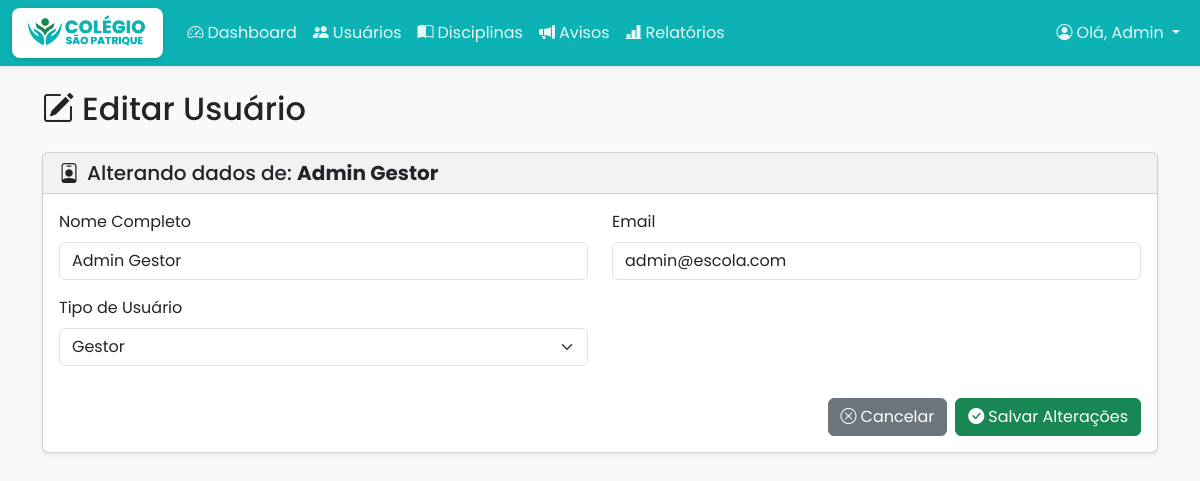
The page /usuario/1/editar (signed in) on the database its author committed.
### tables this page shows
CREATE TABLE usuario (
    id INTEGER PRIMARY KEY AUTOINCREMENT,
    nome TEXT NOT NULL,
    email TEXT UNIQUE NOT NULL,
    senha TEXT NOT NULL,
    tipo_usuario TEXT NOT NULL CHECK(tipo_usuario IN ('gestor', 'professor', 'aluno', 'responsavel'))
);

### app.py (the view, shortened to what this page needs)
@app.route('/usuario/<int:usuario_id>/editar', methods=('GET', 'POST'))
@role_required('gestor')
def editar_usuario(usuario_id):
    conn = get_db_connection()
    usuario = conn.execute('SELECT * FROM usuario WHERE id = ?', (usuario_id,)).fetchone()
    filhos_associados = []
    outros_alunos = []
    conn.close()
    return render_template('editar_usuario.html',
                           usuario=usuario,
                           filhos_associados=filhos_associados,
                           outros_alunos=outros_alunos)

### app.py (called while the page is built, shortened)
def role_required(*allowed_roles):
    def decorator(f):
        @wraps(f)
        def decorated_function(*args, **kwargs):
            if "user_id" not in session:
                flash("Você precisa estar logado para acessar esta página.", "warning")
                return redirect(url_for("login"))
            user_role = session.get("user_type") # Usar user_type conforme definido no login
            return f(*args, **kwargs)
        return decorated_function
    return decorator

def get_db_connection():
    conn = sqlite3.connect('escola.db')
    conn.row_factory = sqlite3.Row
    return conn

### templates/editar_usuario.html (shortened to what this page needs)
{% extends 'base.html' %}
{% block content %}
<h2 class="mb-4"><i class="bi bi-pencil-square me-2"></i>Editar Usuário</h2>
<div class="card shadow-sm mb-4">
    <div class="card-header">
        <h5 class="mb-0"><i class="bi bi-person-badge me-2"></i>Alterando dados de: <strong>{{ usuario['nome'] }}</strong></h5>
    </div>
    <div class="card-body">
        <form method="post">
            <div class="row">
                <div class="col-md-6 mb-3">
                    <label for="nome" class="form-label">Nome Completo</label>
                    <input type="text" name="nome" id="nome" class="form-control" value="{{ usuario['nome'] }}" required>
                </div>
                <div class="col-md-6 mb-3">
                    <label for="email" class="form-label">Email</label>
                    <input type="email" name="email" id="email" class="form-control" value="{{ usuario['email'] }}" required>
                </div>
            </div>
            <div class="row">
                <div class="col-md-6 mb-3">
                    <label for="tipo_usuario" class="form-label">Tipo de Usuário</label>
                    <select name="tipo_usuario" id="tipo_usuario" class="form-select" required>
                        <option value="gestor" {% if usuario['tipo_usuario'] == 'gestor' %}selected{% endif %}>Gestor</option>
                    </select>
                </div>
            </div>
            <div class="d-flex justify-content-end mt-3">
                <a href="{{ url_for('usuarios') }}" class="btn btn-secondary me-2">
                    <i class="bi bi-x-circle me-1"></i>Cancelar
                </a>
                <button type="submit" class="btn btn-success">
                    <i class="bi bi-check-circle-fill me-1"></i>Salvar Alterações
                </button>
            </div>
        </form>
    </div>
</div>
{% endblock %}

### static/css/style.css (style rules this page uses)
:root { --cor-primaria: #0db3b4; --cor-secundaria: #9fa7ae; --cor-sucesso: #198754; --cor-perigo: #dc3545; --cor-aviso: #ffc107; --cor-info: #07a1a1; --cor-fundo: #f8f9fa; --cor-texto: #212529; }
body { font-family: 'Poppins', sans-serif; background-color: var(--cor-fundo); color: var(--cor-texto); }
.card-header { background-color: rgba(0, 0, 0, 0.05); border-bottom: 1px solid rgba(0, 0, 0, 0.125); }
a { color: var(--cor-primaria); }

### rows shown on the page
usuario: nome "Admin Gestor", email "admin@escola.com", tipo_usuario "Gestor"

### other values the page prints
{{ session.user_name.split()[0] }} "Admin"
